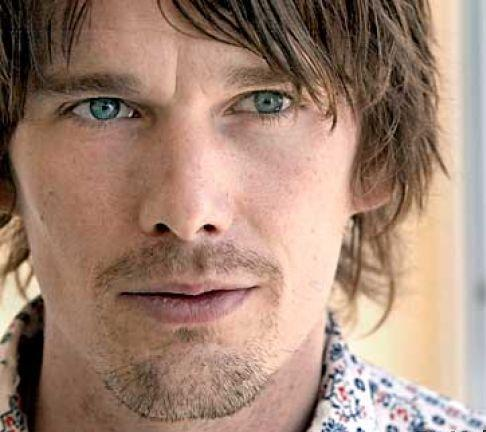
#> input picture opencv_python/face_detect/img_1.jpg, 486 x 432 px
$ python facedetect.py
#> lines starting #> are read from the running program, lines starting #| are printed output that depends on the picture; after the words box and inside, x2 and y2 are one past the last pixel; in counts of white or black regions, pixels touching at a corner belong together
# face detection in images
import numpy as np
import cv2
face_cascade = cv2.CascadeClassifier('haarcascade_frontalface_default.xml')
eye_cascade = cv2.CascadeClassifier('haarcascade_eye.xml')
img = cv2.imread('img_1.jpg')
#> img is the input picture: shape (432, 486, 3); mean B, G, R 117.2, 133.5, 162.8
gray = cv2.cvtColor(img, cv2.COLOR_BGR2RGB)
faces = face_cascade.detectMultiScale(gray, 1.5, 2)
#> faces = [[50, 23, 273, 273]]
for (x,y,w,h) in faces:
    cv2.rectangle(img,(x,y),(x+w,y+h),(0,0,255),1)
    roi_gray = gray[y:y+h, x:x+w]
    roi_color = img[y:y+h, x:x+w]
    eyes = eye_cascade.detectMultiScale(roi_gray)
    for (ex,ey,ew,eh) in eyes:
        cv2.rectangle(roi_color,(ex,ey),(ex+ew,ey+eh),(0,255,0),2)
#> this loop made 1 pass
#> pass 1, `roi_gray = gray[y:y+h, x:x+w]`:
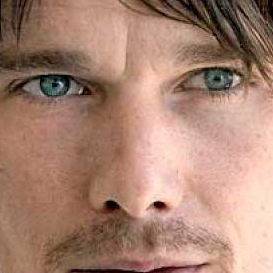
#> roi_gray: shape (273, 273, 3); mean R, G, B 168.4, 131.1, 114
#> after the loop:
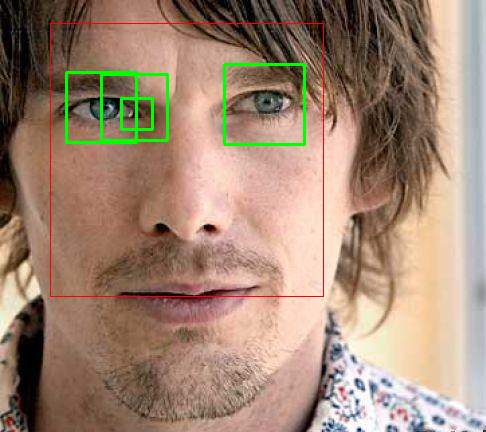
#> img: shape (432, 486, 3); 1.87% of pixels changed, all inside (x1, y1, x2, y2) = (50, 23, 324, 297)
#> after the loop:
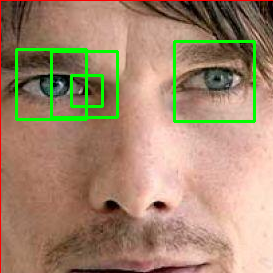
#> roi_color: shape (273, 273, 3); mean B, G, R 109.8, 135.8, 163.8
cv2.imshow('img',img)
cv2.imwrite('result.jpg',img)
cv2.waitKey(0)
cv2.destroyAllWindows()
